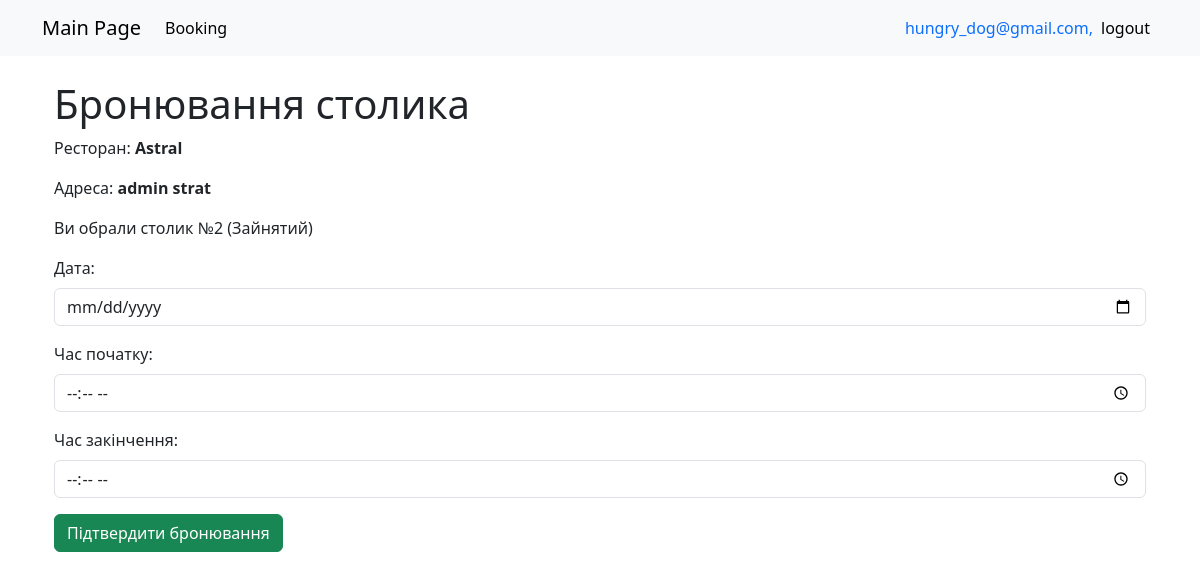
The app's page /booking/?table_id=5&restaurant_id=3 (signed in) with its own data.
### booking_app/models.py (models this page shows, shortened)
class Restaurant(models.Model):
    title = models.CharField(max_length=100)
    adress = models.CharField(max_length=100)

class Table(models.Model):
    TABLE_STATUS = [
        ('вільний', 'Вільний'),
        ('зайнятий', 'Зайнятий'),
        ('в очікуванні', 'В очікуванні'),
    ]
    table_id = models.AutoField(primary_key=True)
    res_name = models.ForeignKey(Restaurant, on_delete=models.CASCADE, related_name='tables')
    price = models.IntegerField()
    num = models.IntegerField()
    status = models.CharField(max_length=20, choices=TABLE_STATUS, default='вільний')

### booking_app/views.py (the view, shortened to what this page needs)
# urls.py: path('booking/', views.booking_page, name='booking_page'),
@login_required
def booking_page(request):
    table_id = request.GET.get('table_id')
    restaurant_id = request.GET.get('restaurant_id')
    restaurant = get_object_or_404(Restaurant, id=restaurant_id)
    selected_table = restaurant.tables.filter(table_id=table_id).first()
    if not selected_table:
        messages.error(request, "Обраний столик не належить цьому ресторану.")
        return redirect('restaurant', restaurant_id=restaurant_id)
    return render(request, 'booking_page.html', {
        'selected_table': selected_table,
        'restaurant': restaurant,
    })

### booking_app/templates/booking_page.html (shortened to what this page needs)
{% extends "base.html" %}
{% block content %}
<div class="container mt-4">
    <h1>Бронювання столика</h1>
    <p>Ресторан: <strong>{{ restaurant.title }}</strong></p>
    <p>Адреса: <strong>{{ restaurant.adress }}</strong></p>
    <p>Ви обрали столик №{{ selected_table.num }} ({{ selected_table.get_status_display }})</p>
    <form method="post">
        <div class="mb-3">
            <label for="date" class="form-label">Дата:</label>
            <input type="date" class="form-control" name="date" required>
        </div>
        <div class="mb-3">
            <label for="start_time" class="form-label">Час початку:</label>
            <input type="time" class="form-control" name="start_time" required>
        </div>
        <div class="mb-3">
            <label for="end_time" class="form-label">Час закінчення:</label>
            <input type="time" class="form-control" name="end_time" required>
        </div>
        <button type="submit" class="btn btn-success">Підтвердити бронювання</button>
    </form>
</div>
{% endblock %}

### booking_app/templates/meny.html (shortened to what this page needs)
<nav class="navbar navbar-expand-lg bg-body-tertiary container-fluid">
    <div class="container">
      <a class="navbar-brand" href="/">Main Page</a>
      <div class="collapse navbar-collapse" id="navbarNav">
        <ul class="navbar-nav">
          <li class="nav-item">
            <a class="nav-link active" aria-current="page" href="/booking">Booking</a>
          </li>
        </ul>
        <ul class="navbar-nav ms-auto">
          {% if user.is_authenticated %}
          <span class="navbar-text text-primary">{{ user.username }}, </span>
          <li class="nav-item">
            <a class="nav-link active" aria-current="page" href="logout/">logout</a>
          </li>
          {% else %}
          <li class="nav-item">
            <a class="nav-link active" aria-current="page" href="login/">login</a>
          </li>
          {% endif %}
        </ul>
      </div>
    </div>
  </nav>

### records on screen
Restaurant: title "Astral", adress "admin strat"
Table: num "2", status "Зайнятий"

### other values on screen
{{ user.username }} "hungry_dog@gmail.com"
